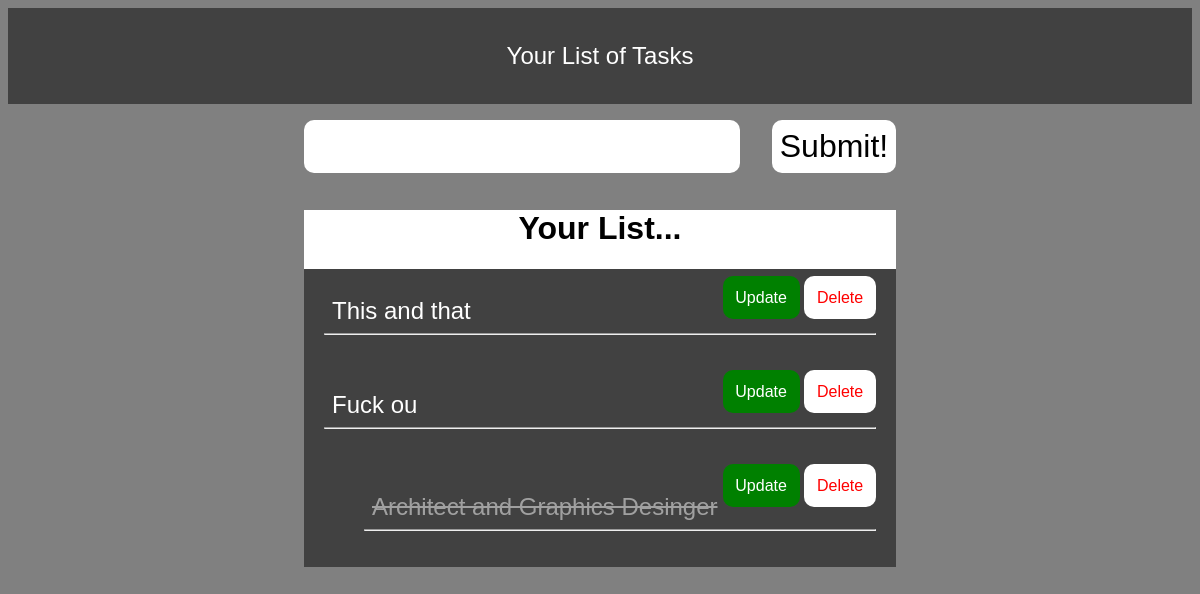
The app's page /, older data.
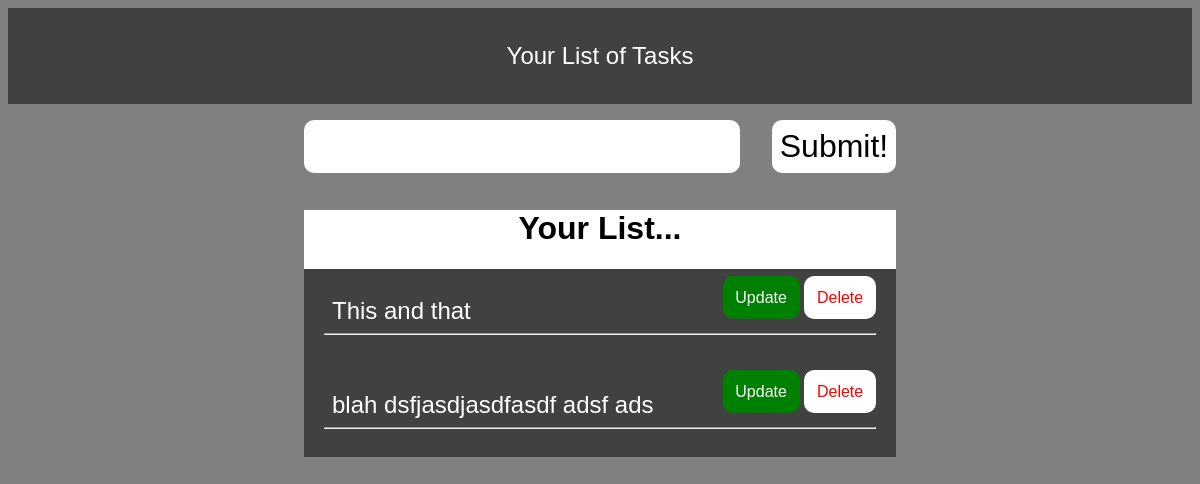
The same page, newer data.
### tasks/models.py (models this page shows)
class Task(models.Model):
    title = models.CharField(max_length=200)
    complete = models.BooleanField(default=False)
    created = models.DateTimeField(auto_now_add=True)
    def __str__(self):
        return self.title

### tasks/views.py (the view)
# urls.py: path('', views.index, name="list"),
def index(request):
    title = "Zee's Todo List"
    tasks = Task.objects.all()
    form = TaskForm()
    if request.method == 'POST':
        form = TaskForm(request.POST)
        if form.is_valid():
            form.save()
        return redirect('/')
    context = {'tasks': tasks, 'form': form, 'title': title, 'header':"Your List of Tasks"}
    return render(request, 'tasks/list.html', context)

### tasks/forms.py
class TaskForm(forms.ModelForm):
    class Meta:
        model = Task
        fields = '__all__'

### tasks/templates/tasks/list.html (shortened to what this page needs)
{% include "base.html" %}
{% block content %}
    <form method="POST" action="/">
        {{ form.title }}
        <input type="submit" name="Create Task!" value="Submit!">
    </form>
    <div class="task-container">
        <h1>Your List...</h1>
        {% for task in tasks %}
        <div class="single-task">
            <div class="buttons">
                <a class="update-btn" href="{% url 'update_task' task.id %}">Update</a>
                <a class="delete-btn"href="{% url 'delete' task.id %}">Delete</a>
            </div>
            {% if task.complete == True %}
                <ul class="task-list">
                    <li class="tasks strike">{{ task }}</li>
                    <hr>
            {%else%}
                    <li class="tasks">{{ task }}</li>
                    <hr>
            {%endif%}
        </div>
        {% endfor %}
    </div>
{% endblock content %}

### tasks/templates/base.html (shortened to what this page needs)
{% load static %}
<!DOCTYPE html>
<html lang="en">
<head>
    <link rel="stylesheet" href="{% static 'css/style.css' %}">
</head>
<header>{{header}}</header>
<body>
</body>
</html>

### tasks/static/css/style.css (style rules this page uses)
body { background-color:gray; color:white; font-family:"stylus-bt", sans-serif; }
header { background-color: rgb(65, 65, 65); color: white; padding: 0.5rem; font-size:1.5rem }
header, form { min-height:10vh; display:flex; justify-content:center; align-items:center; }
form input, form button { padding:0.5rem; font-size:2rem; border-radius: 10px; margin: 1rem; border:none; background:white; }
.update-btn, .delete-btn { text-decoration: none; color:red; background:white; border-radius: 10px; padding:.8rem; cursor:pointer; transition:all 0.3s ease; }
.update-btn, .delete-btn :hover { background:darkorange; color:white; }
.update-btn { background:green; }
.buttons { float: right; }
.task-container { margin: auto; padding: auto; max-width: 50%; background: white; color: black;; text-align: center; margin: 30px important!; }
.single-task { background:rgb(65, 65, 65); padding: 20px; }
.tasks { margin:0.5rem; text-align: center; color:white; font-size:1.5rem; display:flex; justify-content:space-between; align-items:center; transition: all 0.5s; overflow: hidden; }

Row changes from the older to the newer data that the page shows:
removed Task: title "Fuck ou"
removed Task: title "Architect and Graphics Desinger"
added Task: title "blah dsfjasdjasdfasdf adsf ads"
